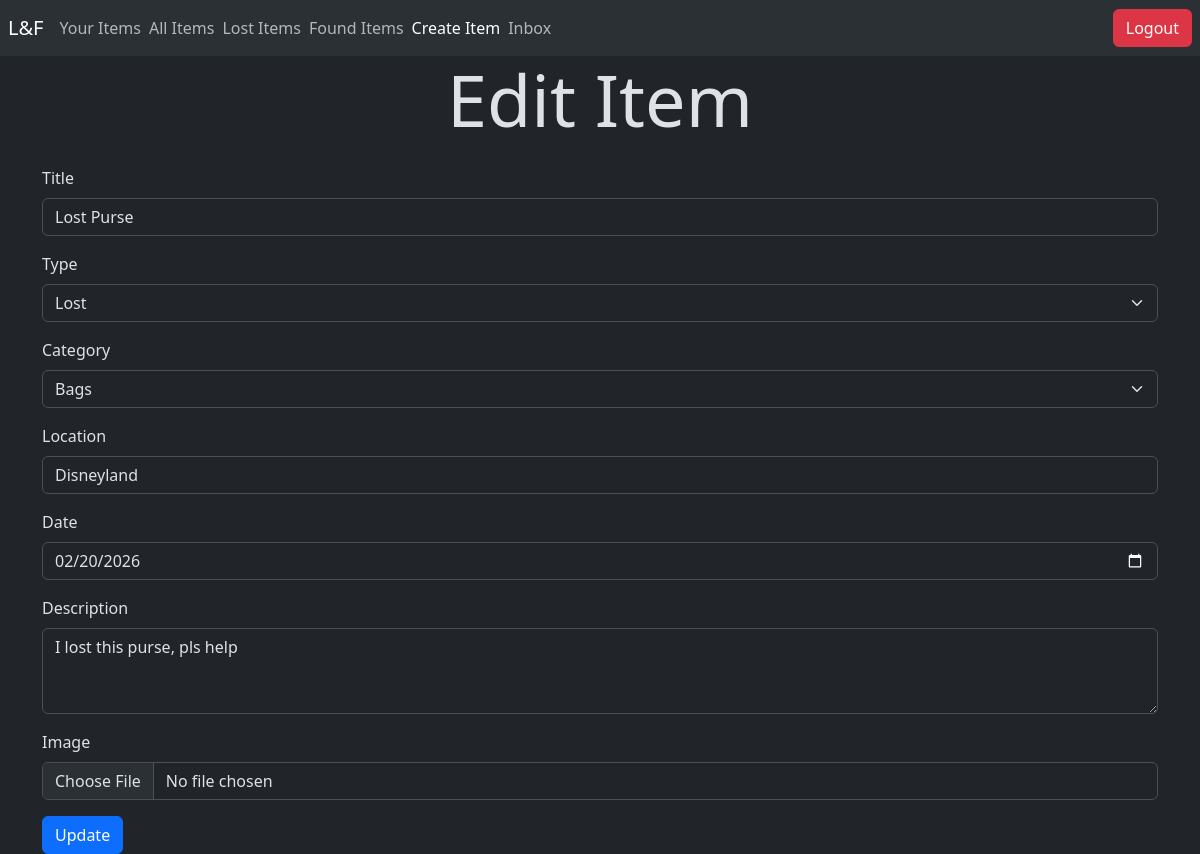
/edit_item.php?item_id=2 (signed in), run on the app's committed database.
### tables this page shows
CREATE TABLE ITEM (
    Item_id INT AUTO_INCREMENT,
    Inserted_at TIMESTAMP NOT NULL,
    Location VARCHAR(50) NOT NULL,
    Description VARCHAR(250) NOT NULL,
    Title VARCHAR(50) NOT NULL, 
    Type VARCHAR(20) NOT NULL,
    Category VARCHAR(20) NOT NULL,
    Status VARCHAR(20) NOT NULL,
    Date DATE NOT NULL,
    Img VARCHAR(225) NOT NULL,
    User_id INT NOT NULL,

    PRIMARY KEY (Item_id),
    FOREIGN KEY (User_id) REFERENCES USER (User_id)
);

### edit_item.php (the view, shortened to what this page needs)
<?php
include("connect.php");
$user_email = $_SESSION["Email"];
$item_id = $_GET['item_id'];
$sql_fetch_item = "select * from item where Item_id=$item_id;";
$item_row = $conn->query($sql_fetch_item);
$item = $item_row->fetch_assoc();
$sql_fetch_notifications = "select count(*) from notification where Recipient_email = '$user_email';";
$notifications = $conn->query($sql_fetch_notifications);
$row = $notifications->fetch_assoc();
$count = $row['count(*)'];
?>
<!doctype html>
<html lang="en" class="h-100" data-bs-theme="dark">
<head>
    <link href="https://cdn.jsdelivr.net/npm/bootstrap@5.3.8/dist/css/bootstrap.min.css" rel="stylesheet">
</head>
<body>
    <nav class="navbar bg-body-tertiary">
        <a class="navbar-brand ms-2" href="#">L&F</a>
        <ul class="navbar-nav me-auto flex-row d-flex">
            <li class="nav-item me-2">
                <a class="nav-link" href="user_items.php">Your Items</a>
            </li>
            <li class='nav-item me-2'>
                <a class='nav-link' href='view_items.php'>All Items</a>
            </li>
            <li class="nav-item me-2">
                <a class="nav-link" href="lost_items.php">Lost Items</a>
            </li>
            <li class="nav-item me-2">
                <a class="nav-link" href="found_items.php">Found Items</a>
            </li>
            <li class="nav-item me-2">
                <a class="nav-link active" href="item_submission.php">Create Item</a>
            </li>
            <?php
            if ($count > 0) {
                echo ("
                <li class='nav-item me-2'>
                    <a class='nav-link' href='view_conversations.php'>Inbox*</a>
                </li>
                ");
            } else {
                echo ("
                <li class='nav-item me-2'>
                    <a class='nav-link' href='view_conversations.php'>Inbox</a>
                </li>
                ");
            } ?>
        </ul>
        <a href="logout.php">
            <button class="btn btn-danger me-2" type="button">Logout</button>
        </a>
    </nav>
    <h1 class="display-2 text-center mb-4">Edit Item</h1>
    <div class="container">
        <form method="post" action="./update_item.php?item_id=<?php echo $item_id; ?>" enctype="multipart/form-data">
            <div class="mb-3">
                <label for="title" class="form-label">Title</label>
                <input type="text" class="form-control" id="title" name="title" value="<?php echo $item['Title']; ?>" required>
            </div>
            <div class="mb-3">
                <label for="type" class="form-label">Type</label>
                <select class="form-select" id="type" name="type" ?>" required>
                    <?php
                    if ($item['Type'] == 'Lost') {
                        echo ("
                        <option value='Lost' selected>Lost</option>
                        <option value='Found'>Found</option>
                        ");
                    } else {
                        echo ("
                        <option value='Lost'>Lost</option>
                        <option value='Found' selected>Found</option>
                        ");
                    }
                    ?>
                </select>
            </div>
            <div class="mb-3">
                <label for="category" class="form-label">Category</label>
                <select class="form-select" id="category" name="category" value="<?php echo $item['Category']; ?>" required>
                    <?php
                    if ($item['Category'] == 'Electronics') {
                        echo ("
                        <option value='Electronics' selected>Electronics</option>
                        <option value='Clothing'>Clothing</option>
                        <option value='Jewelry'>Jewelry</option>
                        <option value='Books'>Books</option>
                        <option value='Bags'>Bags</option>
                        <option value='Wallets'>Wallets</option>
                        <option value='Other'>Other</option>
                        ");
                    } else if ($item['Category'] == 'Bags') {
                        echo ("
                        <option value='Electronics'>Electronics</option>
                        <option value='Clothing'>Clothing</option>
                        <option value='Jewelry'>Jewelry</option>
                        <option value='Books'>Books</option>
                        <option value='Bags' selected>Bags</option>
                        <option value='Wallets'>Wallets</option>
                        <option value='Other'>Other</option>
                        ");
                    } else if ($item['Category'] == 'Wallets') {
                        echo ("
                        <option value='Electronics'>Electronics</option>
                        <option value='Clothing'>Clothing</option>
                        <option value='Jewelry'>Jewelry</option>
                        <option value='Books'>Books</option>
                        <option value='Bags'>Bags</option>
                        <option value='Wallets' selected>Wallets</option>
                        <option value='Other'>Other</option>
                        ");
                    }
                    ?>
                </select>
            </div>
            <div class="mb-3">
                <label for="location" class="form-label">Location</label>
                <input type="text" class="form-control" id="location" name="location" value="<?php echo $item['Location']; ?>" required>
            </div>
            <div class="mb-3">
                <label for="date" class="form-label">Date</label>
                <input type="date" class="form-control" id="date" name="date" value="<?php echo $item['Date']; ?>" required>
            </div>
            <div class="mb-3">
                <label for="description" class="form-label">Description</label>
                <textarea class="form-control" id="description" name="description" rows="3" required><?php echo $item['Description']; ?></textarea>
            </div>
            <div class="mb-3">
                <label for="image" class="form-label">Image</label>
                <input type="file" class="form-control" id="image" name="image">
            </div>
            <button type="submit" class="btn btn-primary">Update</button>
        </form>
    </div>
</body>
</html>

### data on the page
item: title "Lost Purse", type "Lost", category "Bags", location "Disneyland", date "02/20/2026", description "I lost this purse, pls help"
